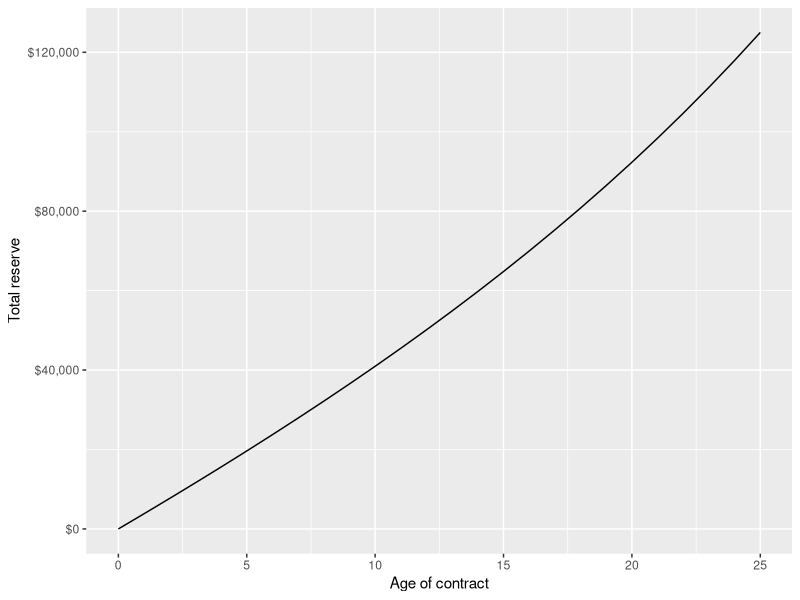

R code for this plot:
## ---- chunk 1
knitr::opts_chunk$set(echo = TRUE)
## ---- chunk 2
x <- 30     #age
T <- 35     #length of contract
D <- 20000  #disability pension
r <- 0.03   #intereset rate
premium_yearly <- 2500
## ---- chunk 3
lambda <- function(t){
  #we do not have any t-dependency
  m12 <- 0.0279 
  m13 <- 0.0229
  m11 <- -(m12+m13)
  m21 <- 0
  m23 <- 0.0229
  m22 <- -(m21+m23)
  m31 <- m32 <- m33 <- 0
  L <- matrix(c(m11,m12,m13,m21,m22,m23,m31,m32,m33), nrow=3, byrow=TRUE)
  
  return(L)
}
## ---- chunk 4
field <- function(t,M){
  return(M%*%lambda(t))
}

#field(t0, P0)

Euler <- function(t0,P0,h,tn){
  if(t0==tn){ return(P0)}
  N <- (tn-t0)/h
  D <- dim(P0)[1] #gives dimension of mxn matrix dim = c(m,n)
  #Initial condition at s
  P <- array(diag(D*(N+1)), dim=c(D,D,N+1))
  #First iteration
  P[,,1] <- P0
  
  
  for(n in 1:N){
    P[,,n+1] <- P[,,n]+h*field(t0+n*h,P[,,n])
  }
  return(P) #returns array, array(data , dim= c(3,3,2)), this stores 2 3x3 matricies
}

t0 <- 60       #start age
P0 <- diag(3)  #initial start with P(s,s) = I
tn <- 110      #end age
h <- 1/12      #step size 
N <- (tn-t0)/h #number of steps

sol <- Euler(t0,P0,h,tn) #contains ages transition probs from 60 to 65.

v <- function(t){
  return(exp(-r*t))
}


#v(s), but s in [30,35]
v_ages <- sapply(seq(30, 35, by = h), v) #we apply the function v to each element




#sum1 where we do not care about the premium until afterwards, we use Riemann-sum.
s1 <- 0 
for (i in 1:(length(v_ages)-1)){
  s1 <- s1 + v_ages[i]*sol[1,1, ][i]*h #survival i.e * -> *
}

#sum2: do not care about D=20.000 until afterwards
s2 <- 0 
for (i in 1:(length(v_ages)-1)){
  s2 <- s2 + v_ages[i]*sol[1,2,][i]*h #disability i.e * -> dis
}
 
#V*(30, A): 
V_30_A <- (1/v(30))*((-1)*premium_yearly*s1 + D*s2)
V_30_A

#V_[disabeld](30,A): 

s3 <- 0 
for (i in 1:(length(v_ages)-1)){
  s3 <- s3 + v_ages[i]*sol[2,2,][i]*h #disability i.e dis -> dis
}


#V_[disabeld](30,A): 
V_30_dis <- (1/v(30))*D*s3
V_30_dis

## ---- chunk 5
list.of.packages <- c("tidyverse", "scales")
new.packages <- list.of.packages[!(list.of.packages %in% installed.packages()[,"Package"])]
if(length(new.packages)) install.packages(new.packages)

library(tidyverse)
library(scales)   #nice formatting of plots
## ---- chunk 6
x <- 35     #age
T <- 25     #length of contract
r <- 0.035  #interest rate 
E <- 125000 #endownment 
B <- 250000 #death-benfit
## ---- chunk 7
mu <- function(t){
  return(0.0015 + 0.0004*(t-35))
}
## ---- chunk 8
v <- function(t){
  return(exp(-r*t))
}
## ---- chunk 9
p_surv <- function(s,t){
  integral <- 0.0015*(t-s) + 0.0004*((1/2)*(t^2 -s^2) + 35*(s-t))
  return(exp(-integral))
}
p_surv(35,36)
## ---- chunk 10
res1 <- 0 
for (n in 0:(T-1)){
  res1 <- res1 + v(n+1)*p_surv(x, x+n)*(1-p_surv(x+n, x+n+1))
}

res2 <- 0 
for (n in 0:(T-1)){
  res2 <- res2 + v(n)*p_surv(x, x+n)
}

above <- B*res1 + v(T)*p_surv(x,x+T)*E #whats above in the premium expression
below <- res2            #whats below in the premium expression

premium_yearly <- above/below
premium_yearly

## ---- chunk 11
#Present value of reserve when including premiums. 
V_reserve_1 <- function(x=35, E = 125000 , T=25){
  #x: age of insured
  #B: benefit specified in contract
  #T: length of contract 
  
  V_star_pre <- NULL
  for (t in 0:(T-1)){
    s <- 0 
    for (n in t:(T-1)){
      s <- s + (1/v(t))*(-1)*premium_yearly*v(n)*p_surv(t+x, n+x)
    }
    V_star_pre[t+1] <- s  + (1/v(t))*v(T)*p_surv(x+t, x+T)*E 
  }
  V_star_pre[T+1] <- E #specified by contract 
  return(V_star_pre)
} 
## ---- chunk 12

V_reserve_2 <- function(x=35, B=250000, T=25){
  #x: age of insured
  #B: benefit specified in contract
  #T: length of contract 
  
  V_star_post <- NULL
  for (t in 0:(T-1)){
    s <- 0 
    for (n in t:(T-1)){
      s <- s + (1/v(t))*B*v(n+1)*p_surv(x+t, x+n)*(1-p_surv(x+n, x+n+1))
    }
    V_star_post[t+1] <- s 
  }
  V_star_post[T+1] <- 0 #specified by contract
  return(V_star_post)
}

reserve_total <- V_reserve_1() + V_reserve_2()
reserve_total

## ---- chunk 13
df <- data.frame(seq(0,T,1), reserve_total)
colnames(df) <- c("age_contract", "reserve_total") 
#df

fig1 <- df %>% 
  ggplot(aes(x=age_contract, y = reserve_total)) + 
  geom_line() + 
  scale_y_continuous(labels = dollar) + 
  xlab("Age of contract") + 
  ylab("Total reserve")

fig1

#p1 <- ggplotly(fig1)
#p1
